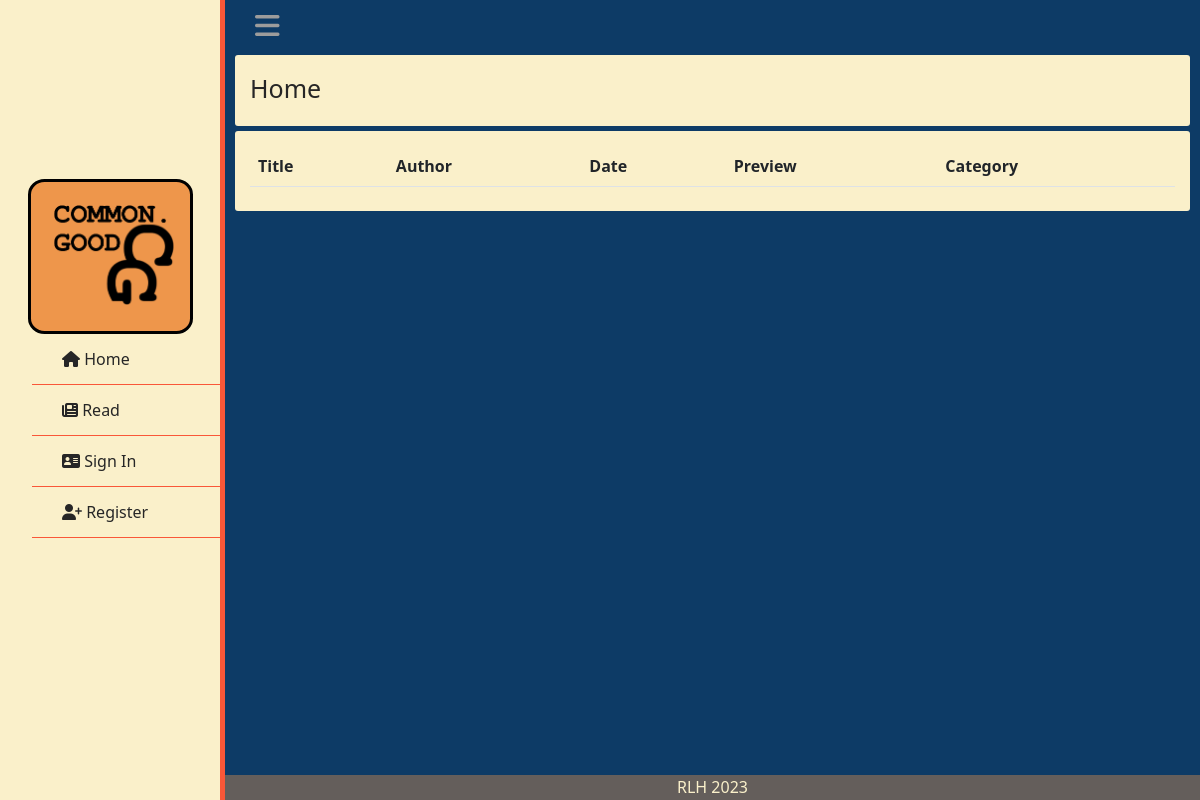
The app's page /, older data.
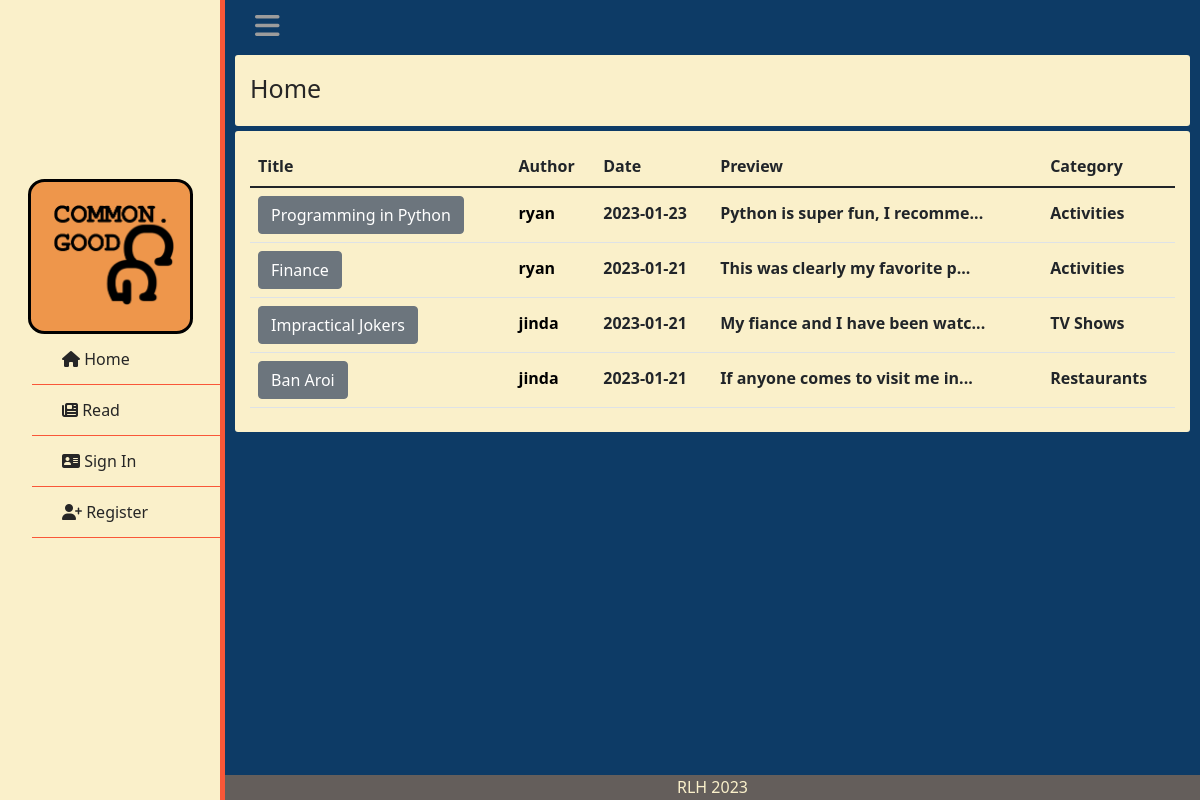
The same page, newer data.
### tables this page shows
CREATE TABLE posts (user_id INTEGER REFERENCES user(id), post_id INTEGER PRIMARY KEY AUTOINCREMENT, title TEXT NOT NULL, body TEXT NOT NULL, time TIMESTAMP NOT NULL);

CREATE TABLE users (id INTEGER PRIMARY KEY AUTOINCREMENT, username TEXT NOT NULL, hash TEXT NOT NULL, ismod TEXT NOT NULL);

CREATE TABLE categories (post_id INTEGER NOT NULL REFERENCES posts(post_id), category TEXT NOT NULL);

### app.py (the view)
@app.route("/", methods=["GET","POST"])
def index():
    if session.get("username") != None:
        data = select("data.db","SELECT username, title, time, body, post_id, id, category FROM users JOIN ( SELECT * FROM categories JOIN (SELECT DISTINCT title, user_id, body, time, post_id AS pid FROM posts JOIN connections ON user_id = friend_id AND friender_id = ? OR user_id = ?) ON post_id = pid) ON id = user_id ORDER BY time DESC;", (session.get("user_id"), session.get("user_id")))
    else:
        data = select("data.db", "SELECT username, title, time, body, post_id, id, category FROM users JOIN (SELECT * FROM posts JOIN categories ON posts.post_id = categories.post_id) ON user_id = id ORDER BY time DESC;")
    for row in data:
        row["time"] = row["time"].split(' ')
    return render_template("index.html", posts=data)

### helpers.py (called while the page is built)
def select(database, query:str, query_variable=None):
    connection = sqlite3.connect(database)
    cur = connection.cursor()
    if not isinstance(query_variable, tuple) and query_variable != None:
        query_variable = tuple([query_variable])
    if query_variable == None:
        cur.execute(query)
    elif len(query_variable) > 1:
        cur.execute(query, query_variable)
    else:
        cur.execute(query, query_variable)
    names = list(map(lambda x: x[0], cur.description))
    db = cur.fetchall()
    dictlist = []
    for row in range(len(db)):
        currow = db[row]
        currowdict = {}
        for col in range(len(currow)):
            currowdict[names[col]] = currow[col]
        dictlist.append(currowdict)
    return dictlist

### templates/index.html (shortened to what this page needs)
{% extends "layout.html" %}
{% block main %}
    <div class="box">
        <p class="formtitle">Home</p>
    </div>
    <div class="box">
        <table class="table">
            <thead>
                <tr>
                    <th scope="col">Title</th>
                    <th scope="col">Author</th>
                    <th scope="col">Date</th>
                    <th scope="col">Preview</th>
                    <th scope="col">Category</th>
                </tr>
            </thead>
            <tbody>
            {% for row in posts: %}
            <tr class="postrow">
                <th scope="row"><form action="/review" method="post"><button class="btn btn-secondary" type="submit" name="id" value="{{ row['post_id'] }}">{{ row["title"] }}</button></form></th>
                <th><form action="/usrprofile" method="post"><button type="submit" name="id" value="{{ row['id'] }}" class="proflink">{{ row["username"] }}</button></form></th>
                <th>{{ row["time"][0] }}</th>
                <th>{{ row["body"][:30] }}...</th>
                <th>{{ row["category"] }}</th>
            </tr>
            {% endfor %}
            </tbody>
        </table>
    </div>
{% endblock %}

### templates/layout.html (shortened to what this page needs)
<!DOCTYPE html>
<html lang="en">
    <head>
        <link href="https://cdn.jsdelivr.net/npm/bootstrap@5.1.3/dist/css/bootstrap.min.css" rel="stylesheet">
        <link href="/static/styles.css" rel="stylesheet">
        <link rel="stylesheet" href="https://use.fontawesome.com/releases/v6.2.1/css/all.css">
    </head>
    <body>
        <div class="wrapper">
            <div class="sidebar">
                <div class="sitename">
                    <p><a href="/"><img id="logo" src="/static/images/ProjectLogo.png" alt="Home"></a></p>
                </div>
                <ul>
                    <li>
                        <a href="/" class="active">
                            <span class="icon"><i class="fa-solid fa-house"></i></span>
                            <span class="item">Home</span>
                        </a>
                    </li>
                    <li>
                        <a href="/read" class="active">
                            <span class="icon"><i class="fa-solid fa-newspaper"></i></span>
                            <span class="item">Read</span>
                        </a>
                    </li>
                    {% if session.get("username") == None %}
                    <li>
                        <a href="/login" class="active">
                            <span class="icon"><i class="fa-solid fa-address-card"></i></span>
                            <span class="item">Sign In</span>
                        </a>
                    </li>
                    <li>
                        <a href="/register" class="active">
                            <span class="icon"><i class="fa-solid fa-user-plus"></i></span>
                            <span class="item">Register</span>
                        </a>
                    </li>
                    {% endif %}
                    <li>
                        <br>
                        <br>
                        <br>
                    </li>
                </ul>
            </div>
            <div class="nav">
                <div class="top_navbar">
                    <div class="hamburger">
                        <a href="#">
                            <i class="fa-solid fa-bars"></i>
                        </a>
                    </div>
                </div>
            </div>
            <div class="mainwrapper">
                {% block main %}
                {% endblock %}
            </div>
        </div>
        <div id="footer">
            <a id="footerlink" href="https://www.github.com/roxensox">RLH 2023</a>
        </div>
    </body>
</html>

### static/styles.css (style rules this page uses)
* { list-style: none; text-decoration: none; margin: 0; padding: 0; box-sizing: border-box; font-family: system-ui, -apple-system, BlinkMacSystemFont, 'Segoe UI', Roboto, Oxygen, Ubuntu, Cantarell, 'Open Sans', 'Helvetica Neue', sans-serif; transition: all 0.5s ease; }
.box { background-color: #FAF0CA; padding: 15px 15px 8px 15px; margin-left: 10px; margin-right: 10px; margin-top:5px; margin-bottom: 5px; border-radius: 3px; }
.formtitle { margin-bottom: 10px; font-size: 25px; color: #262626; }
.postrow { vertical-align: baseline; }
.proflink { background-color: #FAF0CA; border: none; font-weight: bold; }
.active { text-decoration: none; color: #262626; transition: none; }
body { background: #0D3B66; }
#footer { text-align:center; margin-bottom: 0; background-color: #ee974b62; position: fixed; bottom: 0vh; height: 25px; width: calc(100% - 225px); margin-left: 225px; }
#footerlink { text-decoration: none; color: #FAF0CA; }
#logo { display: block; width: 120px; height: 100px; margin: 10%; }
.mainwrapper { margin-top: 0px; margin-left: 225px; width: calc(100% - 225px); color: #292929; }
.sitename { top: 0; padding: 10px; height: fit-content; background-color: #EE964B; border-radius: 10%; border: 3px solid black; text-align: center; color: white; width: 75%; margin-left: 12.5%; margin-top: 5px; vertical-align: middle; }
.wrapper .sidebar ul li a { display: block; padding: 13px 30px; border-bottom: 1px solid #F95738; position: relative; font-size: 16px; }
.wrapper .sidebar ul li a .icon { display: inline-block; }
.wrapper .sidebar { background: #FAF0CA; position: fixed; width: 225px; height: 100%; left: 0px; border-right: solid #F95738 5px; align-content: center; }
.wrapper .nav { width: calc(100% - 225px); margin-left: 225px; }
.wrapper .nav .top_navbar { height: 50px; display: flex; align-items: center; padding: 0 30px; }
.wrapper .nav .top_navbar .hamburger a { font-size: 28px; color: #9c9c9c; }

Row changes from the older to the newer data that the page shows:
added posts: {{ row['post_id'] }} 31 (drawn), title "Programming in Python", {{ row['id'] }} 29 (drawn), username "ryan", time "2023-01-23", body "Python is super fun, I recomme", category "Activities"
added posts: {{ row['post_id'] }} 25 (drawn), title "Finance", {{ row['id'] }} 29 (drawn), username "ryan", time "2023-01-21", body "This was clearly my favorite p", category "Activities"
added categories: {{ row['post_id'] }} 24 (drawn), title "Impractical Jokers", {{ row['id'] }} 30 (drawn), username "jinda", row "2023-01-21", body "My fiance and I have been watc", category "TV Shows"
added categories: {{ row['post_id'] }} 23 (drawn), title "Ban Aroi", {{ row['id'] }} 30 (drawn), username "jinda", row "2023-01-21", body "If anyone comes to visit me in", category "Restaurants"
